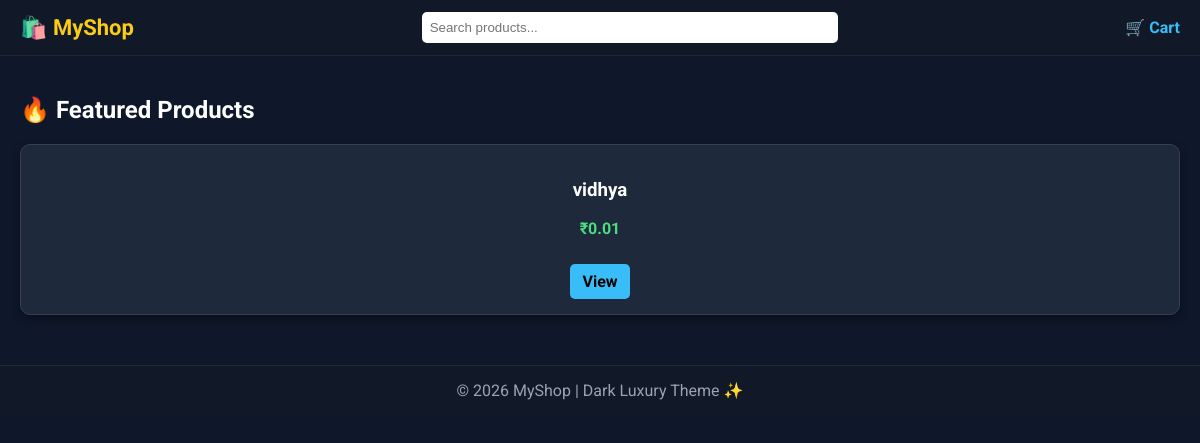
The app's page /, older data.
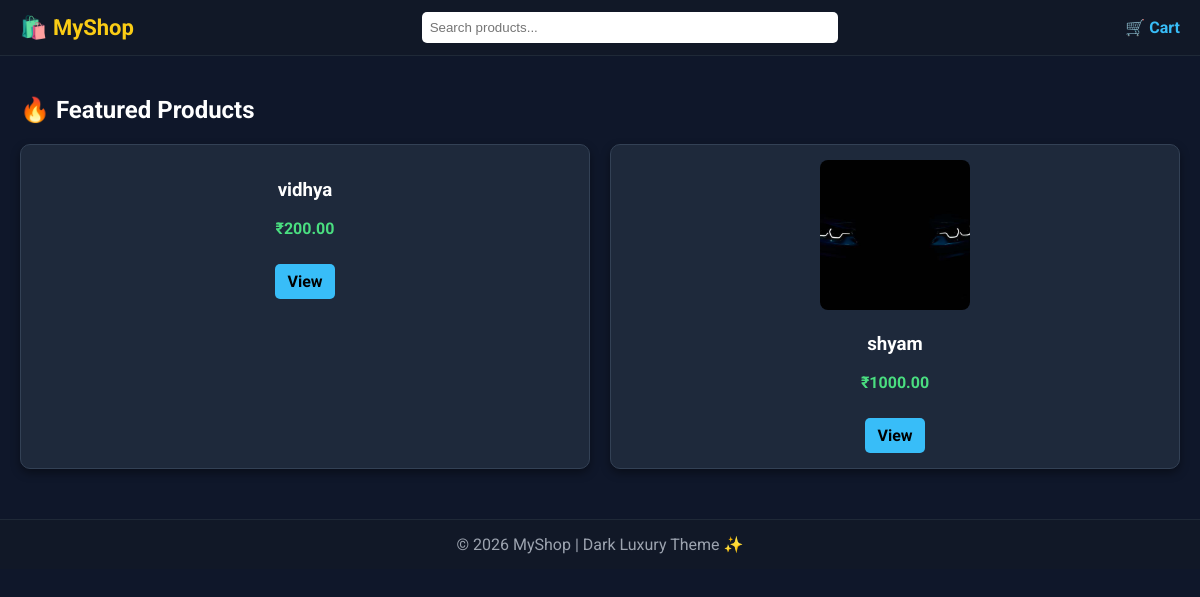
The same page, newer data.
### products/models.py (models this page shows, shortened)
class Product(models.Model):
    name = models.CharField(max_length=200)
    price = models.DecimalField(max_digits=10, decimal_places=2)
    description = models.TextField()
    image = models.ImageField(upload_to='products/', null=True, blank=True)

### products/views.py (the view)
# urls.py: path('', views.home),
def home(request):
    products = Product.objects.all()
    return render(request, 'home.html', {'products': products})

### products/templates/home.html (shortened to what this page needs)
{% extends 'base.html' %}
{% block content %}
<h2>🔥 Featured Products</h2>
<div class="container">
{% for product in products %}
<div class="card">
    {% if product.image %}
        <img src="{{ product.image.url }}">
    {% endif %}
    <h3>{{ product.name }}</h3>
    <p class="price">₹{{ product.price }}</p>
    <a class="btn" href="/product/{{ product.id }}/">
        View
    </a>
</div>
{% endfor %}
</div>
{% endblock %}

Row changes from the older to the newer data that the page shows:
changed Product "vidhya": price "0.01" → "200.00"
added Product: image (picture), name "shyam", price "1000.00"
